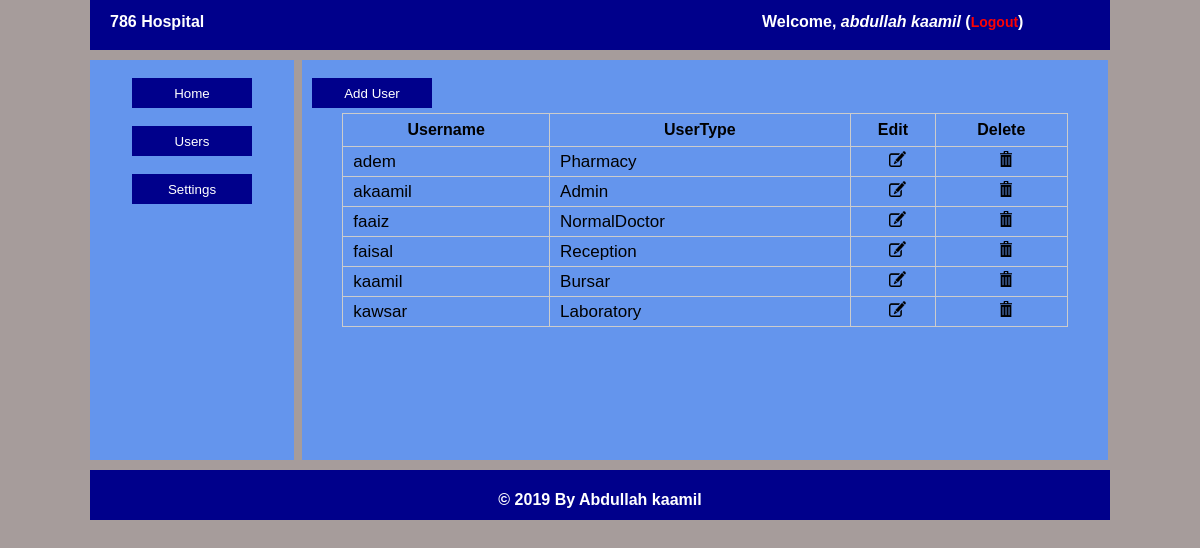
The page /admin/users.php (signed in) on the database its author committed.
### tables this page shows
CREATE TABLE `users` (
  `username` varchar(50) NOT NULL,
  `password` varchar(40) NOT NULL,
  `fname` varchar(40) NOT NULL,
  `sname` varchar(40) NOT NULL,
  `type` varchar(40) NOT NULL
);

### includes/admin.php (the view, shortened to what this page needs)
<?php
function users()
{
	require 'connect.php';
	$sql = "SELECT * FROM `users`";
	$query = mysqli_query($con,$sql);
	while ($row = mysqli_fetch_array($query)) {
		echo "<tr height=30px'>";
		echo "<td>".$row['username']."</td>";
		echo "<td>".$row['type']."</td>";
		echo "<td><center><a href='edituser.php?name=".$row['username']."'><img src='../assets/img/glyphicons-151-edit.png' height='16px' width='17px'></a></center></td>";
		echo "<td><center><a href='deleteuser.php?name=".$row['username']."'><img src='../assets/img/glyphicons-17-bin.png' height='16px' width='12px'></a></center></td>";
		echo "</tr>";
	}
}
?>

### admin/users.php (shortened to what this page needs)
<!DOCTYPE html>
<html lang="en">
<head>
	<link rel="stylesheet" type="text/css" href="../assets/style.css">
</head>
<body>
	<div class="wrapper">
	<?php
		include "includes/header.php";
		include "includes/left.php";
	 ?>
		<div class="right"><br>
			<a href="adduser.php" style="margin-left:10px;"><button class="btnlink">Add User</button></a><br>
			<table class="table">
				<tr>
					<th>Username</th>
					<th>UserType</th>
					<th>Edit</th>
					<th>Delete</th>
				</tr>
				<?php
				require '../includes/admin.php';
				users();
				 ?>
			</table>
		</div>
		<?php
		include "includes/footer.php";
		 ?>
	</div>
</body>
</html>

### admin/includes/header.php
<div class="header">
	<div class="headerleft">
		<b>786 Hospital </b>
	</div>
	<div class="headerright">
		<b>
			<?php
			require '../includes/connect.php';
			require '../includes/users.php';
			admindetails();
			 ?>
		</b>
	</div>
</div>

### includes/users.php (shortened to what this page needs)
<?php
function admindetails()
{
    include 'connect.php';
    $type = $_SESSION['type'];
    $username = $_SESSION['admin'];
    $sql = "SELECT * FROM `users` WHERE `username`='$username' AND `type`='$type'";
     $query = mysqli_query($con, $sql);
    while ($row = mysqli_fetch_array($query)) {
        echo "Welcome, <i>" . $row['fname'] . " " . $row['sname'] . "</i> (<a href='../logout.php'>Logout</a>)";
    }
}

### admin/includes/left.php
<div class="left"><br>
	<center>
		<a href="index.php"><button class="btnlink">Home</button></a><br><br>
		<a href="users.php"><button class="btnlink">Users</button></a><br><br>
		<a href="settings.php"><button class="btnlink">Settings</button></a><br><br>
	</center>
</div>

### admin/includes/footer.php
<div class="footer">
	<center>
		<h4 style="color:white;"> &copy; <?php echo date("Y"); ?> By Abdullah kaamil</h4>
	</center>
</div>

### assets/style.css (style rules this page uses)
body { margin: 0; padding: 0; background-color: #A69C9B; font-family: Arial,Lucida Sans; }
.wrapper { min-height: 400px; max-height: auto; width: 85%; margin: 0 auto; font-family: Arial,Lucida Sans; }
.header { height: 50px; width: 100%; background-color: #00008B; float: left; }
.headerleft { height: auto; width: 60%; float: left; color: white; font-size: 16px; font-family: Arial; padding: 13px 20px; }
.headerright { height: 100%; width: 30%; float: left; color: white; font-size: 16px; font-family: Arial; padding: 13px 20px; }
.headerright a { text-decoration: none; font-size: 14px; color: red; }
.footer { height: 50px; width: 100%; background-color: #00008B; float: left; margin-top: 10px; }
.left { min-height: 400px; max-height: auto; width: 20%; background: #6495ED; margin-top: 10px; float: left; }
.btnlink { height: 30px; width: 120px; background-color: #00008B; border: 0; margin: 0; color: white; cursor: pointer; }
.right { min-height: 400px; max-height: auto; width: 79%; margin-left: 8px; background: #6495ED; margin-top: 10px; float: left; }
.table { height: auto; width: 90%; margin: 0 auto; margin-top: 5px; border: 1px solid #ccc; border-collapse: collapse; }
.table tr td { border: 1px solid #ccc; border-collapse: collapse; padding-left: 10px; font-size: 17px; }
.table tr th { height: 30px; border: 1px solid #ccc; border-collapse: collapse; }
table { border-spacing: 0; }

### rows shown on the page
users: fname "abdullah", sname "kaamil", username "akaamil", type "Admin"
users: username "adem", type "Pharmacy"
users: username "faaiz", type "NormalDoctor"
users: username "faisal", type "Reception"
users: username "kaamil", type "Bursar"
users: username "kawsar", type "Laboratory"
